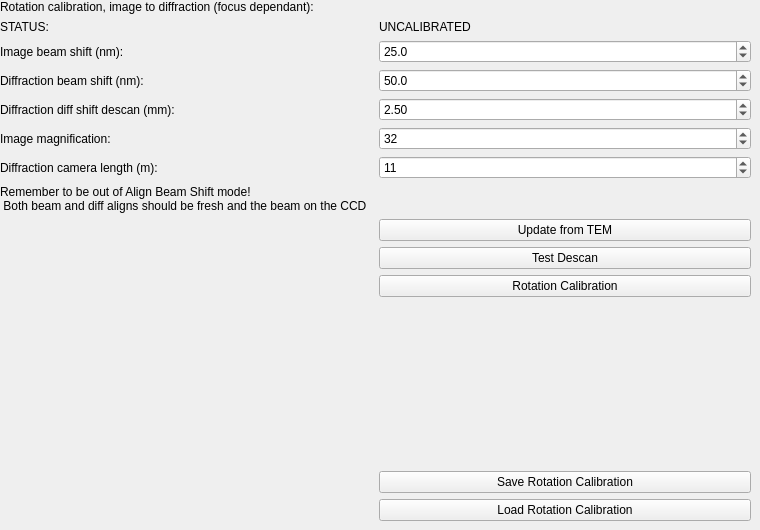
        <widget class="QWidget" name="tabImageRot">
         <attribute name="title">
          <string>Rotation</string>
         </attribute>
         <widget class="QWidget" name="gridLayoutWidget">
          <property name="geometry">
           <rect>
            <x>0</x>
            <y>0</y>
            <width>751</width>
            <height>521</height>
           </rect>
          </property>
          <layout class="QGridLayout" name="gridLayout_7">
           <item row="6" column="1">
            <widget class="QDoubleSpinBox" name="sbRotMagDiff">
             <property name="decimals">
              <number>0</number>
             </property>
             <property name="value">
              <double>11.000000000000000</double>
             </property>
            </widget>
           </item>
           <item row="10" column="1">
            <widget class="QPushButton" name="pbRotTestDescan">
             <property name="text">
              <string>Test Descan</string>
             </property>
            </widget>
           </item>
           <item row="2" column="0">
            <widget class="QLabel" name="label_25">
             <property name="text">
              <string>Image beam shift (nm):</string>
             </property>
            </widget>
           </item>
           <item row="4" column="1">
            <widget class="QDoubleSpinBox" name="sbRotDSDescan">
             <property name="value">
              <double>2.500000000000000</double>
             </property>
            </widget>
           </item>
           <item row="3" column="0">
            <widget class="QLabel" name="label_26">
             <property name="text">
              <string>Diffraction beam shift (nm): </string>
             </property>
            </widget>
           </item>
           <item row="14" column="1">
            <widget class="QPushButton" name="pbRotLoad">
             <property name="text">
              <string>Load Rotation Calibration</string>
             </property>
            </widget>
           </item>
           <item row="5" column="1">
            <widget class="QSpinBox" name="sbRotMagImage">
             <property name="enabled">
              <bool>true</bool>
             </property>
             <property name="maximum">
              <number>10000000</number>
             </property>
             <property name="value">
              <number>32</number>
             </property>
            </widget>
           </item>
           <item row="2" column="1">
            <widget class="QDoubleSpinBox" name="sbRotBSImage">
             <property name="decimals">
              <number>1</number>
             </property>
             <property name="maximum">
              <double>1000.000000000000000</double>
             </property>
             <property name="value">
              <double>25.000000000000000</double>
             </property>
            </widget>
           </item>
           <item row="1" column="1">
            <widget class="QLabel" name="labelRotCali">
             <property name="text">
              <string>UNCALIBRATED</string>
             </property>
            </widget>
           </item>
           <item row="0" column="0">
            <widget class="QLabel" name="label_23">
             <property name="text">
              <string>Rotation calibration, image to diffraction (focus dependant):</string>
             </property>
            </widget>
           </item>
           <item row="6" column="0">
            <widget class="QLabel" name="label_28">
             <property name="text">
              <string>Diffraction camera length (m):</string>
             </property>
            </widget>
           </item>
           <item row="3" column="1">
            <widget class="QDoubleSpinBox" name="sbRotBSDiff">
             <property name="decimals">
              <number>1</number>
             </property>
             <property name="maximum">
              <double>10000.000000000000000</double>
             </property>
             <property name="value">
              <double>50.000000000000000</double>
             </property>
            </widget>
           </item>
           <item row="5" column="0">
            <widget class="QLabel" name="label_27">
             <property name="text">
              <string>Image magnification:</string>
             </property>
            </widget>
           </item>
           <item row="12" column="1">
            <spacer name="verticalSpacer">
             <property name="orientation">
              <enum>Qt::Vertical</enum>
             </property>
             <property name="sizeHint" stdset="0">
              <size>
               <width>20</width>
               <height>40</height>
              </size>
             </property>
            </spacer>
           </item>
           <item row="4" column="0">
            <widget class="QLabel" name="label_30">
             <property name="text">
              <string>Diffraction diff shift descan (mm):</string>
             </property>
            </widget>
           </item>
           <item row="7" column="0">
            <widget class="QLabel" name="label_29">
             <property name="text">
              <string>Remember to be out of Align Beam Shift mode! 
 Both beam and diff aligns should be fresh and the beam on the CCD</string>
             </property>
            </widget>
           </item>
           <item row="8" column="1">
            <widget class="QPushButton" name="pbRotUpdate">
             <property name="text">
              <string>Update from TEM</string>
             </property>
            </widget>
           </item>
           <item row="1" column="0">
            <widget class="QLabel" name="label_38">
             <property name="text">
              <string>STATUS:</string>
             </property>
            </widget>
           </item>
           <item row="11" column="1">
            <widget class="QPushButton" name="pbRotCalibrate">
             <property name="text">
              <string>Rotation Calibration</string>
             </property>
            </widget>
           </item>
           <item row="13" column="1">
            <widget class="QPushButton" name="pbRotSave">
             <property name="text">
              <string>Save Rotation Calibration</string>
             </property>
            </widget>
           </item>
          </layout>
         </widget>
        </widget>
